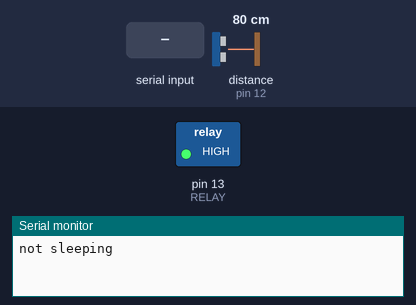
Simulated run of this sketch. Board: Arduino Uno, built with avr-gcc and run on an emulated ATmega328P. Parts: switched loads named in the sketch (green lamp = pin HIGH), the last lines printed to the serial monitor. The test bench sets the inputs (shaded band); at power-on: distance to the obstacle (sensor on pin 12) 80 cm. The echo pulse lasts 58.3 µs per cm; pins used as bus, display or sensor lines are not drawn.

Above: at 1.6 s.
1.7 s: "0" received over the second serial link
3.6 s: "1" received over the second serial link
At 4.4 s:
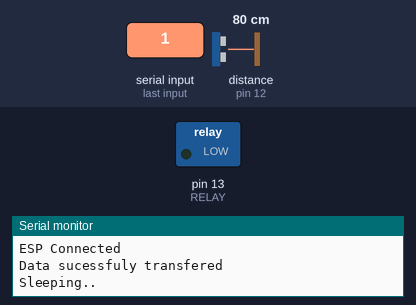
Timing chart, 0 to 6.6 s (numbered marks = the images above; inputs shaded):
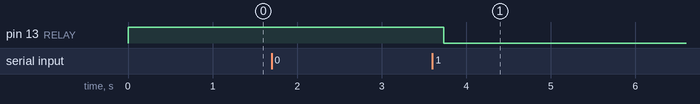

The sketch:

arduino.ino
```cpp
#include <SoftwareSerial.h>

#include <avr/sleep.h>
#include <avr/power.h>
#include <avr/wdt.h>

#define RELAY (13)

SoftwareSerial ESP_Serial(7, 8);  //Tx,Rx

int trigPin = 11;    // Trigger
int echoPin = 12;    // Echo
long duration, cm, inches;


void enterSleep(void)
{
  Serial.println("");
  Serial.println("Sleeping..");
  Serial.println("");
  digitalWrite(RELAY, LOW);

  delay(7200000); //2h
}

long measureDistance(){
  long measuringList[6];

  for(int i = 0; i < 5; i++){
    // The sensor is triggered by a HIGH pulse of 10 or more microseconds.
    // Give a short LOW pulse beforehand to ensure a clean HIGH pulse:
    digitalWrite(trigPin, LOW);
    delayMicroseconds(5);
    digitalWrite(trigPin, HIGH);
    delayMicroseconds(10);
    digitalWrite(trigPin, LOW);

    duration = pulseIn(echoPin, HIGH);

    // Convert the time into a distance
    cm = (duration/2) / 29.1;     // Divide by 29.1 or multiply by 0.0343
    measuringList[i] = cm;

    delay(100);
  }

  //asc sort measured values
  for(int i=0; i<(5-1); i++) {
    for(int o=0; o<(5-(i+1)); o++) {
      if(measuringList[o] > measuringList[o+1]) {
        int t = measuringList[o];
        measuringList[o] = measuringList[o+1];
        measuringList[o+1] = t;
      }
    }
  }

  //median
  cm = measuringList[2];

  return cm;
}


int getNumberOfLoops(int delayBetweenTries, int timeout){
  int numberOfLoops = timeout/delayBetweenTries;

  return numberOfLoops;
}

char getLastChar(String text){
   char lastChar = text.charAt(text.length() - 1);

   return lastChar;
}

void waitTillESPIsReady(int timeout){
  int delayBetweenTries = 250;
  int tries = getNumberOfLoops(delayBetweenTries,timeout);

  for(int i=0;i<=tries;i++){
     String receivedData = "";

     receivedData = receiveESPData();

     char lastChar = getLastChar(receivedData);

     delay(150);

     if(lastChar == '0'){
      Serial.println("ESP Connected");
      break;
     }

     if(i==tries){
        enterSleep();
     }
     delay(delayBetweenTries);
  }
}

void sendData(long distance, int timeout){
    int delayBetweenTries = 250;
    int tries = getNumberOfLoops(delayBetweenTries,timeout);
    String receivedData = "";

    ESP_Serial.println(distance);

    for(int i=0;i<=tries;i++){
      String receivedData = receiveESPData();
      char lastChar = getLastChar(receivedData);

      if(lastChar == '1'){
        Serial.println("Data sucessfuly transfered");
        break;
      }
      delay(delayBetweenTries);
    }
}

String receiveESPData(){
  String receivedData = "";
  String currentLine = "";

  while(ESP_Serial.available()){
    char inChar = ESP_Serial.read();

    if(inChar == '0' || inChar == '1' || inChar == '2'){
      receivedData += inChar;
    }
  }

  receivedData.trim();

  return receivedData;
}

void setup()
{
  //Serial Port begin
  Serial.begin(9600);
  ESP_Serial.begin(9600);
  pinMode(RELAY,OUTPUT);
  //Define inputs and outputs
  pinMode(trigPin, OUTPUT);
  pinMode(echoPin, INPUT);
}


void loop()
{
    Serial.println("");
    Serial.println("not sleeping");
    Serial.println("");
    digitalWrite(RELAY, HIGH);

    long cmDistance = 999999;

    waitTillESPIsReady(30000);

    delay(50);

    cmDistance=measureDistance();

    sendData(cmDistance,30000);

    enterSleep();
}
```

Measured:
- after the input at 3.6 s, pin 13 (RELAY): HIGH → LOW after 0.13 s
